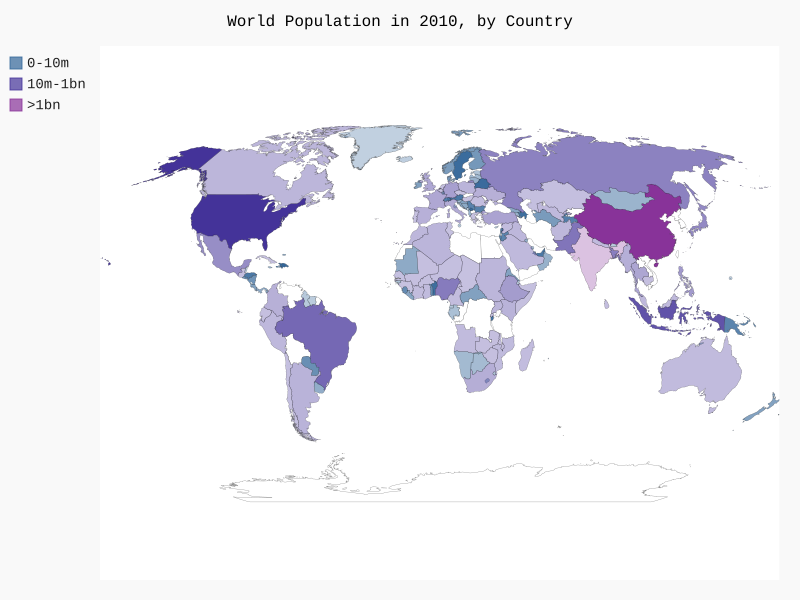

This figure's Python source:
import json
import pygal
from pygal.style import RotateStyle
from country_codes import get_country_code

"""load population data into a list"""

filename = 'population_json.json'

with open(filename) as f:
    pop_data = json.load(f)

"""build a dictionary of population data"""
cc_populations = {}
for pop_dict in pop_data:
    if pop_dict['Year'] == 2010:
        country_name = pop_dict['Country Name']
        population = int(pop_dict['Value'])
        code = get_country_code(country_name)
        if code:
            cc_populations[code] = population

"""group countries into 3 population levels."""
cc_pops1, cc_pops2, cc_pops3 = {}, {}, {}
for cc, pop in cc_populations.items():
    if pop < 10000000:
        cc_pops1[cc] = pop
    elif pop < 1000000000:
        cc_pops2[cc] = pop
    else:
        cc_pops3[cc] = pop

"""see how many countries are at each level"""
print(len(cc_pops1), len(cc_pops2), len(cc_pops3))


wm_style = RotateStyle('#336699')
wm = pygal.maps.world.World(style=wm_style)
wm.title = 'World Population in 2010, by Country'
wm.add('0-10m', cc_pops1)
wm.add('10m-1bn', cc_pops2)
wm.add('>1bn', cc_pops3)


wm.render_to_file('world_population.svg')
